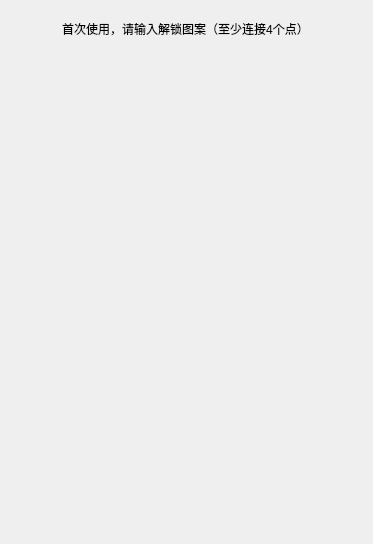
<?xml version="1.0" encoding="UTF-8"?>
<ui version="4.0">
 <class>InputLoginWindow</class>
 <widget class="QWidget" name="InputLoginWindow">
  <property name="geometry">
   <rect>
    <x>0</x>
    <y>0</y>
    <width>373</width>
    <height>544</height>
   </rect>
  </property>
  <property name="windowTitle">
   <string>设置解锁图案</string>
  </property>
  <property name="windowIcon">
   <iconset resource="orion2.qrc">
    <normaloff>:/images/unique64.png</normaloff>:/images/unique64.png</iconset>
  </property>
  <widget class="QWidget" name="layoutWidget">
   <property name="geometry">
    <rect>
     <x>0</x>
     <y>0</y>
     <width>371</width>
     <height>541</height>
    </rect>
   </property>
   <layout class="QVBoxLayout" name="verticalLayout">
    <item>
     <widget class="QLabel" name="label_2">
      <property name="text">
       <string/>
      </property>
      <property name="pixmap">
       <pixmap resource="orion2.qrc">:/images/unique128.png</pixmap>
      </property>
      <property name="alignment">
       <set>Qt::AlignCenter</set>
      </property>
     </widget>
    </item>
    <item>
     <widget class="QLabel" name="infolabel">
      <property name="text">
       <string>首次使用，请输入解锁图案（至少连接4个点）</string>
      </property>
      <property name="alignment">
       <set>Qt::AlignCenter</set>
      </property>
     </widget>
    </item>
    <item>
     <widget class="LockWidget" name="loginwidget" native="true">
      <property name="sizePolicy">
       <sizepolicy hsizetype="Preferred" vsizetype="Preferred">
        <horstretch>0</horstretch>
        <verstretch>1</verstretch>
       </sizepolicy>
      </property>
     </widget>
    </item>
   </layout>
  </widget>
 </widget>
 <customwidgets>
  <customwidget>
   <class>LockWidget</class>
   <extends>QWidget</extends>
   <header>lockwidget.h</header>
   <container>1</container>
  </customwidget>
 </customwidgets>
 <resources>
  <include location="orion2.qrc"/>
  <include location="orion2.qrc"/>
  <include location="orion.qrc"/>
 </resources>
 <connections/>
</ui>
